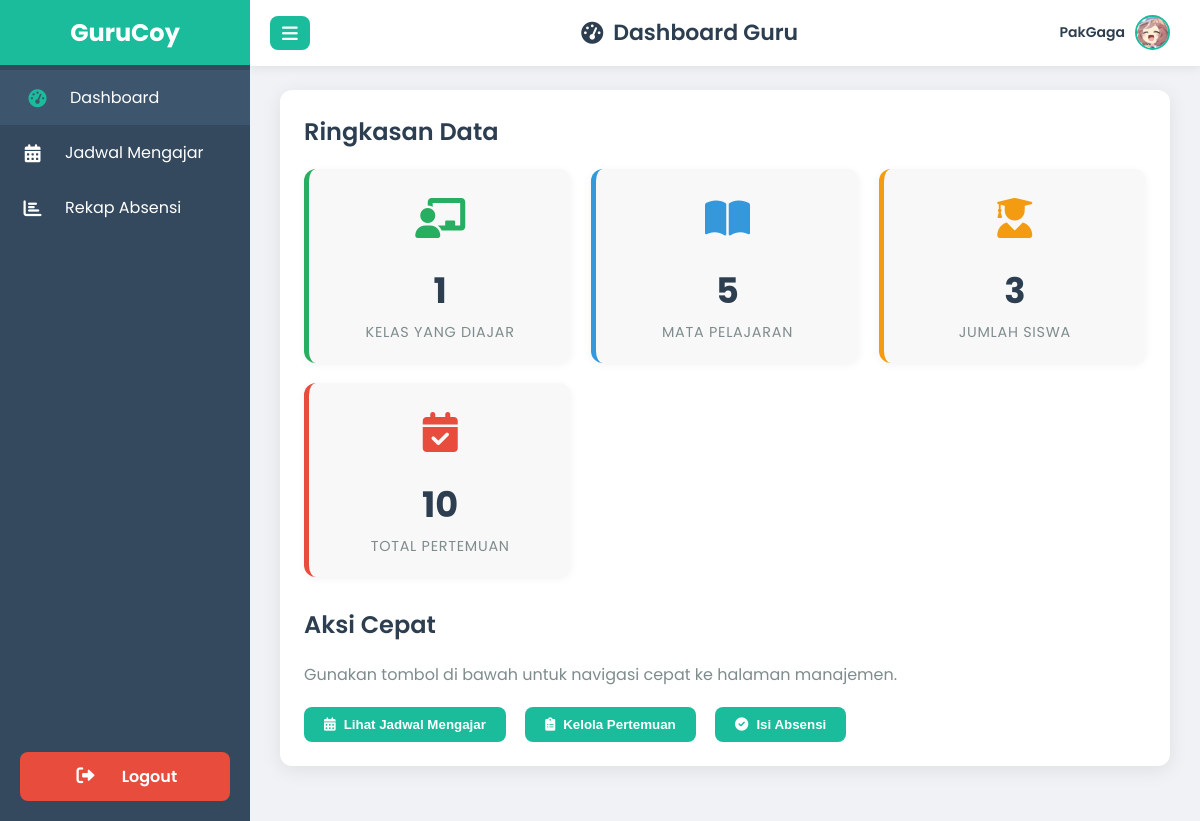
The page /guru/dashboard_guru.php (signed in) on the database its author committed.
### tables this page shows
CREATE TABLE `guru` (
  `id` int(11) NOT NULL,
  `nip` varchar(30) DEFAULT NULL,
  `name` varchar(100) DEFAULT NULL,
  `gender` enum('laki-laki','Perempuan') DEFAULT NULL,
  `email` varchar(100) DEFAULT NULL,
  `pass` varchar(255) DEFAULT NULL,
  `dob` date DEFAULT NULL,
  `no_hp` varchar(20) DEFAULT NULL,
  `photo` varchar(100) NOT NULL,
  `alamat` text DEFAULT NULL,
  `mapel` varchar(100) DEFAULT NULL,
  `admission_date` timestamp NOT NULL DEFAULT current_timestamp()
);

### guru/dashboard_guru.php (the view, shortened to what this page needs)
<?php
$guru_id = filter_var($_SESSION['guru_id'], FILTER_SANITIZE_NUMBER_INT);
$guru_id = (int) $guru_id;
require '../koneksi.php';
$sql_guru = "SELECT name, photo FROM guru WHERE id = ?";
$stmt = mysqli_prepare($conn, $sql_guru);
$guru_name = 'Guru';
$guru_photo = 'default.jpg';
if ($stmt) {
    mysqli_stmt_bind_param($stmt, "i", $guru_id);
    mysqli_stmt_execute($stmt);
    $res_guru = mysqli_stmt_get_result($stmt);
    if ($res_guru && mysqli_num_rows($res_guru) > 0) {
        $guru_data = mysqli_fetch_assoc($res_guru);
        $guru_name = htmlspecialchars($guru_data['name']);
        $guru_photo = htmlspecialchars($guru_data['photo']);
    } else {
        error_log("Data guru dengan ID $guru_id tidak ditemukan di database.");
    }
} else {
    error_log("Gagal membuat prepared statement: " . mysqli_error($conn));
}
function getCount($conn, $sql, $param, $type = "i") {
    $stmt = mysqli_prepare($conn, $sql);
    if ($stmt) {
        mysqli_stmt_bind_param($stmt, $type, $param);
        mysqli_stmt_execute($stmt);
        $result = mysqli_stmt_get_result($stmt);
        $count = $result ? mysqli_fetch_assoc($result)['count'] : 0;
        return $count;
    }
    return 0;
}
$sql_kelas = "SELECT COUNT(DISTINCT class_id) AS count FROM jadwal WHERE teacher_id = ?";
$total_kelas = getCount($conn, $sql_kelas, $guru_id);
$sql_mapel = "SELECT COUNT(DISTINCT id_mapel) AS count FROM jadwal WHERE teacher_id = ?";
$total_mapel = getCount($conn, $sql_mapel, $guru_id);
$sql_siswa = "SELECT COUNT(DISTINCT s.id) AS count FROM siswa AS s JOIN class AS c ON s.class_id = c.id JOIN jadwal AS j ON c.id = j.class_id WHERE j.teacher_id = ?";
$total_siswa = getCount($conn, $sql_siswa, $guru_id);
$sql_pertemuan = "SELECT COUNT(p.id) AS count FROM pertemuan AS p JOIN jadwal AS j ON p.id_jadwal = j.id WHERE j.teacher_id = ?";
$total_pertemuan = getCount($conn, $sql_pertemuan, $guru_id);
?>
<!DOCTYPE html>
<html lang="id">
<head>
    <link href="https://cdnjs.cloudflare.com/ajax/libs/font-awesome/6.0.0-beta3/css/all.min.css" rel="stylesheet">
</head>
<body>
    <div class="sidebar" id="sidebar">
        <div class="logo"><span>GuruCoy</span></div>
        <nav>
            <a href="#" class="active">
                <i class="fas fa-tachometer-alt"></i>
                <span>Dashboard</span>
            </a>
            <a href="jadwal_guru.php">
                <i class="fas fa-calendar-alt"></i>
                <span>Jadwal Mengajar</span>
            </a>
            <a href="rekap_absensi_guru.php">
                <i class="fas fa-chart-bar"></i>
                <span>Rekap Absensi</span>
            </a>
            <div class="logout-button-container">
                <a href="../logout.php">
                    <i class="fas fa-sign-out-alt"></i>
                    <span>Logout</span>
                </a>
            </div>
        </nav>
    </div>
    <div class="header" id="header">
        <button class="toggle-btn" onclick="toggleSidebar()">
            <i class="fas fa-bars"></i>
        </button>
        <h1><i class="fas fa-tachometer-alt"></i> Dashboard Guru</h1>
        <div class="user-info" id="userInfoDropdown">
            <span id="guruName"><?php echo htmlspecialchars($guru_name); ?></span>
            <?php
            $guru_photo_src_header = !empty($guru_photo) ? '../uploads/guru/' . htmlspecialchars($guru_photo) : 'https://placehold.co/40x40/cccccc/000000?text=GR';
            ?>
            <img src="<?php echo $guru_photo_src_header; ?>" alt="User Avatar"
                loading="lazy"
                onerror="this.onerror=null;this.src='https://placehold.co/40x40/cccccc/333333?text=GR';">
        </div>
    </div>
    <div class="content" id="mainContent">
        <div class="card">
            <h2>Ringkasan Data</h2>
            <div class="dashboard-stats-grid">
                <div class="stat-card green">
                    <div class="icon"><i class="fas fa-chalkboard-teacher"></i></div>
                    <p class="value" id="totalClasses"><?php echo htmlspecialchars($total_kelas); ?></p>
                    <p class="label">Kelas yang Diajar</p>
                </div>
                <div class="stat-card blue">
                    <div class="icon"><i class="fas fa-book-open"></i></div>
                    <p class="value" id="totalSubjects"><?php echo htmlspecialchars($total_mapel); ?></p>
                    <p class="label">Mata Pelajaran</p>
                </div>
                <div class="stat-card orange">
                    <div class="icon"><i class="fas fa-user-graduate"></i></div>
                    <p class="value" id="totalStudents"><?php echo htmlspecialchars($total_siswa); ?></p>
                    <p class="label">Jumlah Siswa</p>
                </div>
                <div class="stat-card red">
                    <div class="icon"><i class="fas fa-calendar-check"></i></div>
                    <p class="value" id="totalMeetings"><?php echo htmlspecialchars($total_pertemuan); ?></p>
                    <p class="label">Total Pertemuan</p>
                </div>
            </div>
            <h2 style="margin-top: 30px;">Aksi Cepat</h2>
            <p style="color: var(--light-text-color); margin-bottom: 20px;">
                Gunakan tombol di bawah untuk navigasi cepat ke halaman manajemen.
            </p>
            <div>
                <button onclick="window.location.href='jadwal_guru.php';" class="action-button">
                    <i class="fas fa-calendar-alt"></i> Lihat Jadwal Mengajar
                </button>
                <button onclick="window.location.href='pertemuan_guru.php';" class="action-button">
                    <i class="fas fa-clipboard-list"></i> Kelola Pertemuan
                </button>
                <button onclick="window.location.href='absensi_guru.php';" class="action-button">
                    <i class="fas fa-check-circle"></i> Isi Absensi
                </button>
            </div>
        </div>
    </div>
</body>
</html>

### rows shown on the page
guru: name "PakGaga", photo (picture)

### other values the page prints
$total_kelas "1"
$total_mapel "5"
$total_siswa "3"
$total_pertemuan "10"
